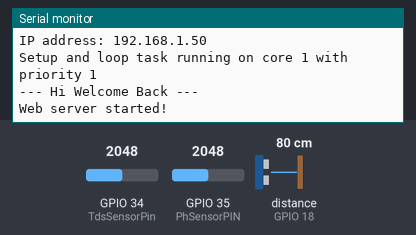
The sketch below on a simulated ESP32. On the bench: the last lines printed to the serial monitor. Wiring (inferred from the names in the program): ultrasonic range finder: trigger GPIO 5; echo GPIO 18. The test bench sets the inputs (shaded band); at power-on: distance to the obstacle (sensor on GPIO 18) 80 cm, GPIO 35 (PhSensorPIN) = 2048, GPIO 34 (TdsSensorPin) = 2048. The echo pulse lasts 58.3 µs per cm; WiFi joins after 1.5 s; servers stay silent unless stated.

Above: at 4.7 s.
4.8 s: distance to the obstacle (sensor on GPIO 18) set to 2 cm
At 7.2 s:
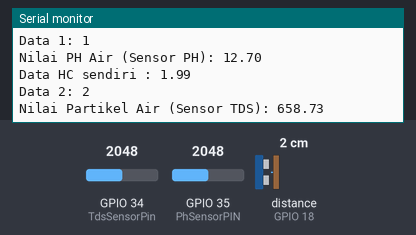
7.4 s: GPIO 35 (PhSensorPIN) set to 2866
At 9.9 s:
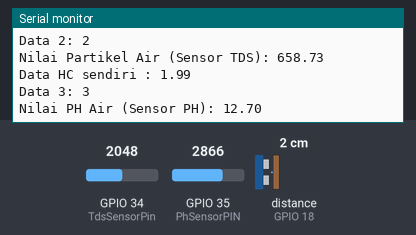
10.0 s: GPIO 34 (TdsSensorPin) set to 2866
At 11.7 s:
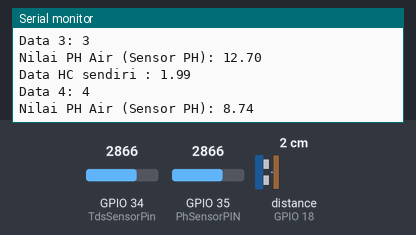
12.6 s: distance to the obstacle (sensor on GPIO 18) set to 4 cm
At 15.0 s:
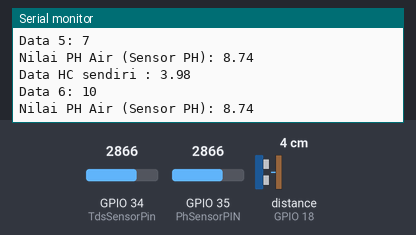
15.2 s: GPIO 34 (TdsSensorPin) set to 3603
At 17.7 s:
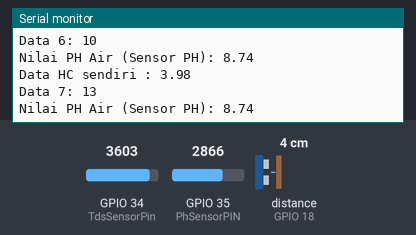
17.8 s: GPIO 35 (PhSensorPIN) set to 3603
At 19.0 s:
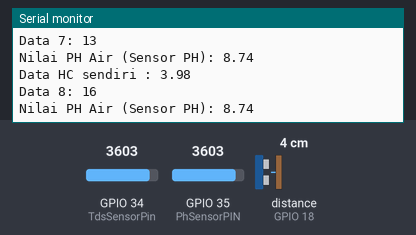

Measured:
- after the input at 4.8 s, the serial monitor: prints a new line after 0.71 s (image 1)
- after the input at 12.6 s, the serial monitor: prints a new line after 0.91 s (image 4)

The sketch:

sketch_esp32_water_monitoring_freertos.ino
```cpp
#include <WiFi.h>
#include <WiFiClient.h>
#include <Arduino.h>
#include <EEPROM.h>
#include <WebServer.h>

// Use only core 1 for demo purposes
#if CONFIG_FREERTOS_UNICORE
  static const BaseType_t app_cpu = 0;
#else
  static const BaseType_t app_cpu = 1;
#endif

// Some string to print

WebServer server(80);

String page = "";
String data_json = "";

// Task handles
static TaskHandle_t task_1 = NULL;
static TaskHandle_t task_2 = NULL;
static TaskHandle_t task_3 = NULL;

//Set Queue
static const uint8_t msg_queue_len = 12;
static QueueHandle_t msg_queue;

typedef struct Message {
  char body[100];
  float value_save;
} Message;


//*****************************************************************************
// INISIALISASI

//INISIALISASI PASSWORD WIFI

const char* ssid = "TelkomUniversity";
// const char* password =  "";


//INISIALISASI PIN

#define PhSensorPIN 35        //define pin ph
#define TdsSensorPin 34       //define pin tds
#define VREF 3.3              // analog reference voltage(Volt) of the ADC
#define SCOUNT  30            // sum of sample point

#define SOUND_SPEED 0.034     //define sound speed in cm/uS
#define CM_TO_INCH 0.393701   //convert cm to inch/uS

String result_of_all_sensor;
//INISIALISASI VARIABLE BUAT SENSOR PH

int analogBuffer_ph[SCOUNT];      //membaca nilai analog buffer dan menyimpan
int analogBufferTemp_ph[SCOUNT];  //menyimpan nilai buffer sementara

const int ph_Pin = 35;  //inisialisasi untuk pin ph

float Po = 0;  //inisialisasi untuk hasil baca ph
float PH_step;
float averageVoltage_ph = 0;  //inisialisasi untuk voltage
int analogBufferIndex_ph = 0; //inisialisasi index buffer pada ph
int copyIndex_ph = 0;         //mengcopy nilai index ph


int nilai_analog_PH;    //inisialisasi untuk baca nilai analog ph
double TeganganPh;      //inisialisasi tegangan pada ph


float PH4 = 3.1;      // Kalibrasi ph
float PH7 = 2.6;      // Kalibrasi ph


//INISIALISASI SENSOR HC

const int trigPin = 5;    //inisialisasi pin untuk triger di HC
const int echoPin = 18;   //inisialisasi pin untuk echo di HC

long duration;            //inisialisasi untuk membaca echo dan mengembalikan waktu tempuh gelombang suara dalam ms
float distanceCm;         //inisialisasi jarak dalam cm
float distanceInch;       //inisialisasi jarak dalam inchi

int counter_hc=60;
int i=1;
float average_hc=0;

int saveData_hc[SCOUNT];
int copyData_hc[SCOUNT];
int total_data_hc=0;

//INISIALISASI SENSOR TDS

int analogBuffer_tds[SCOUNT];       //menyimpan nilai analog kedalam array dan membacanya dari ADC
int analogBufferTemp_tds[SCOUNT];   //tempat untuk pertukaran atau penyimpanan sementara
int analogBufferIndex_tds = 0;  //inisialisasi index buffer pada ph
int copyIndex_tds = 0;          //mengcopy nilai dari index buffer

int nilai_analog_tds;           //baca nilai analog sensor tds
const int tds_Pin = 34;         //inisialisasi pin untuk tds

float averageVoltage_tds = 0;   //inisialisasi voltage pada tds
float tdsValue = 0;             //inisialisasi hasil tds
float temperature = 25;         // inisialisasi suhu dalam c untuk kompensasi


//*****************************************************************************
// Tasks

// Task: print to Serial Terminal with lower priority
void startTask1(void *parameter) { //TDS TASK

  // Print string to Terminal
  while (1) {

    Message msg;

    float analog_tds = analogRead(TdsSensorPin);    //read the analog value

    averageVoltage_tds = analog_tds * (float)VREF / 4096.0;

    //rumus temperature compensation: fFinalResult(25^C) = fFinalResult(current)/(1.0+0.02*(fTP-25.0));
    float compensationCoefficient_tds = 1.0+0.02*(temperature-25.0);    //hitung nilai koefisien kompensasi untuk tds

    float compensationVoltage_tds=averageVoltage_tds/compensationCoefficient_tds;  //temperature compensation

    //convert nilai voltage ke nilai tds
    tdsValue=((133.42*compensationVoltage_tds*compensationVoltage_tds*compensationVoltage_tds) -
              (255.86*compensationVoltage_tds*compensationVoltage_tds)
              + (857.39*compensationVoltage_tds)) *0.5;

    //Serial.print(tdsValue);
    msg.value_save = tdsValue;
    strcpy(msg.body, "Nilai Partikel Air (Sensor TDS): ");

    if (xQueueSend(msg_queue, (void *)&msg, 10) != pdTRUE) {

    }

    vTaskDelay(15000 / portTICK_PERIOD_MS);
  }

}

// Task: print to Serial Terminal with lower priority
void startTask2(void *parameter) {

  // Print string to Terminal
  while (1) {

    Message msg;

    float analog_ph = analogRead(PhSensorPIN);    //read the analog value and store into the buffer

    averageVoltage_ph = analog_ph * (float)VREF / 4095.0;

    // Perhitungan Ph Sensor
    PH_step = (PH4 - PH7) / 3;
    Po = 7.00 + ( (PH7 - averageVoltage_ph) / PH_step);


    msg.value_save = Po;
    strcpy(msg.body, "Nilai PH Air (Sensor PH): ");
    // Try to add item to queue for 10 ticks, fail if queue is full
    if (xQueueSend(msg_queue, (void *)&msg, 10) != pdTRUE) {}

    vTaskDelay(1000 / portTICK_PERIOD_MS);
  }
}

// Task: print to Serial Terminal with higher priority
void startTask3(void *parameter) {  //SENSOR HC TASK

  Message rcv_msg;

  while (1) {


    //UNTUK MEMBACA NILAI SENSOR HC

    // Clears the trigPin
    digitalWrite(trigPin, LOW);
    delayMicroseconds(2);
    // Sets the trigPin on HIGH state for 10 micro seconds
    digitalWrite(trigPin, HIGH);
    delayMicroseconds(10);
    digitalWrite(trigPin, LOW);

    // Reads the echoPin, returns the sound wave travel time in microseconds
    duration = pulseIn(echoPin, HIGH);

    // Calculate the distance
    distanceCm = duration * SOUND_SPEED/2;

    // Convert to inches
    distanceInch = distanceCm * CM_TO_INCH;


     if(i<=60){
      //saveData_hc[i] = distanceCm;

      total_data_hc=total_data_hc+distanceCm;
      Serial.print("Data HC sendiri ");
      Serial.print(": ");
      Serial.println(distanceCm);
      Serial.print("Data ");
      Serial.print(i);
      Serial.print(": ");
      Serial.println(total_data_hc);

      i++;


    }
    else if(i>=counter_hc){
      average_hc = total_data_hc/60;

      if(average_hc<=1000){
        Serial.println("HATI - HATI BANJIR");
        i=0;
        average_hc=0;
      }
      else if(average_hc>10){
        Serial.println("MASIH AMAN");
        i=0;
        average_hc=0;
      }
    }

    if (xQueueReceive(msg_queue, (void *)&rcv_msg, 0) == pdTRUE) {
      Serial.print(rcv_msg.body);
      Serial.println(rcv_msg.value_save);
      Serial.println();
    }

    // Serial.print('*');
    vTaskDelay(1000 / portTICK_PERIOD_MS);


  }
}


//*****************************************************************************
// Main (runs as its own task with priority 1 on core 1)

void setup() {

  // Configure Serial (go slow so we can watch the preemption)
  Serial.begin(115200);

  //SET PIN

  pinMode(TdsSensorPin,INPUT); //set pin tds

  pinMode(PhSensorPIN,INPUT); //set pin ph

  pinMode(trigPin, OUTPUT); // Sets the trigPin as an Output
  pinMode(echoPin, INPUT); // Sets the echoPin as an Input

  // tunggu biar keliatan ke serial monitor
  vTaskDelay(2000 / portTICK_PERIOD_MS);

  //check koneksi wifi
  WiFi.begin(ssid);
  // WiFi.begin(ssid, password);
  while (WiFi.status() != WL_CONNECTED) {
    delay(500);
    Serial.println("Not Connected. Please Check SSID and Password...");
  }

  Serial.println("");
  Serial.print("IP address: ");
  Serial.println(WiFi.localIP());

  //SET TASK

  // Print self priority
  Serial.print("Setup and loop task running on core ");
  Serial.print(xPortGetCoreID());
  Serial.print(" with priority ");
  Serial.println(uxTaskPriorityGet(NULL));

  // Create queue
  msg_queue = xQueueCreate(msg_queue_len, sizeof(Message));

  Serial.println();
  Serial.println("--- Hi Welcome Back ---");

  server.on("/", []() {
  page = "<head><meta http-equiv=\"refresh\" content=\"3\"></head><center><h1>"+ String(tdsValue) +"</h1> <h3>"+ String(Po) +"</h3> <h4>" + String(distanceCm) + "</h4></center>";
  server.send(200, "text/html", page);

  });
  server.begin();
  Serial.println("Web server started!");

 // Task to run forever
  xTaskCreatePinnedToCore(startTask1,
                          "Task 1",
                          1024,
                          NULL,
                          1,
                          &task_1,
                          app_cpu);

  // Task to run once with higher priority
  xTaskCreatePinnedToCore(startTask2,
                          "Task 2",
                          1024,
                          NULL,
                          2,
                          &task_2,
                          app_cpu);

  // Task to run once with higher priority
  xTaskCreatePinnedToCore(startTask3,
                          "Task 3",
                          1024,
                          NULL,
                          3,
                          &task_3,
                          app_cpu);
}
float save_tds = 0;
void loop() {

  // Suspend the higher priority task for some intervals
  for (int i = 0; i < 5; i++) {
    vTaskSuspend(task_3);
    vTaskDelay(1000 / portTICK_PERIOD_MS);
    vTaskSuspend(task_2);
    vTaskDelay(1000 / portTICK_PERIOD_MS);
    vTaskResume(task_3);
    vTaskDelay(1000 / portTICK_PERIOD_MS);
    vTaskResume(task_2);
    vTaskDelay(1000 / portTICK_PERIOD_MS);
  }

  // Delete the lower priority task
  if (task_1 != NULL){
    save_tds = tdsValue;
    vTaskDelete(task_1);
    task_1 = NULL;
    if (task_2 != NULL){
      vTaskDelete(task_2);
      task_2 = NULL;
    }
  }

  server.handleClient();
  vTaskDelay(1000 / portTICK_PERIOD_MS);

}
```
